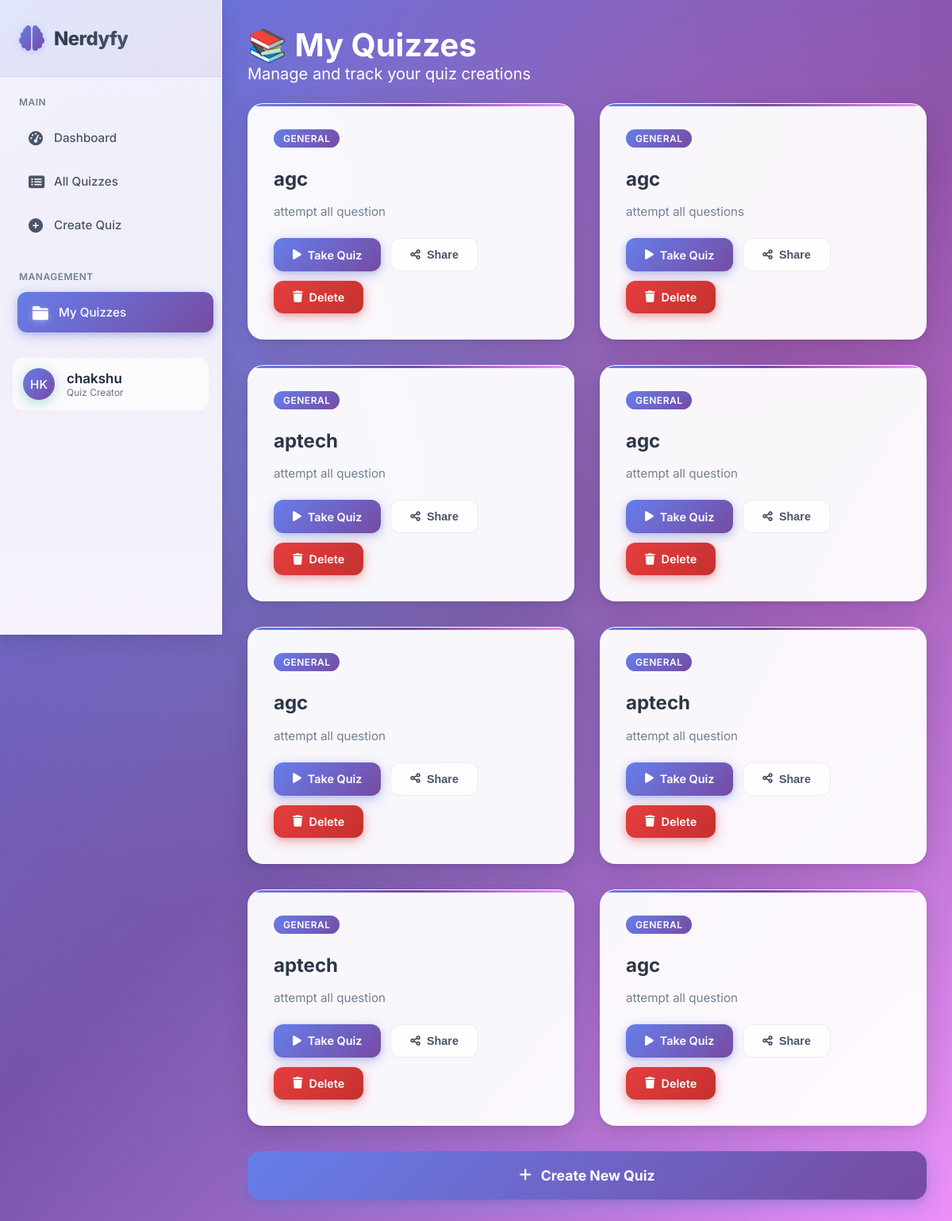
The app's page /myquiz/ (signed in) with its own data.
### quizapp/models.py (models this page shows)
class Quiz(models.Model):
    title = models.CharField(max_length=400)
    description = models.CharField(max_length=1000)
    totalquestions = models.IntegerField()
    time = models.IntegerField()
    created_at = models.DateTimeField(auto_now_add=True)
    created_by = models.ForeignKey(User, on_delete=models.CASCADE, default=1, null=True, blank=True)

### quizapp/views.py (the view)
# urls.py: path('myquiz/',myquizzes_view,name= 'myquiz'),
def myquizzes_view(request):
    quizzes = Quiz.objects.filter(created_by=request.user)
    return render(request,'myquizes.html',{'quizzes':quizzes})

### template/myquizes.html (shortened to what this page needs)
<!DOCTYPE html>
<html lang="en">
<head>
    <link href="https://cdnjs.cloudflare.com/ajax/libs/font-awesome/6.0.0/css/all.min.css" rel="stylesheet">
</head>
<body>
    <div class="dashboard-container">
        <aside class="sidebar">
            <div class="sidebar-header">
                <div class="logo">
                    <i class="fas fa-brain"></i>
                    <h2>Nerdyfy</h2>
                </div>
            </div>
            <nav class="nav-menu">
                <div class="nav-section">
                    <div class="nav-section-title">Main</div>
                    <div class="nav-item">
                        <a href="{% url 'dashboard' %}" class="nav-link">
                            <i class="fas fa-tachometer-alt"></i>
                            Dashboard
                        </a>
                    </div>
                    <div class="nav-item">
                        <a href="{% url 'allquiz' %}" class="nav-link">
                            <i class="fas fa-list-alt"></i>
                            All Quizzes
                        </a>
                    </div>
                    <div class="nav-item">
                        <a href="{% url 'quizform' %}" class="nav-link">
                            <i class="fas fa-plus-circle"></i>
                            Create Quiz
                        </a>
                    </div>
                </div>
                <div class="nav-section">
                    <div class="nav-section-title">Management</div>
                    <div class="nav-item">
                        <a href="{% url 'myquiz' %}" class="nav-link active">
                            <i class="fas fa-folder"></i>
                            My Quizzes
                        </a>
                    </div>
                </div>
               <div class="nav-item">
                  <a href="/profile" class="user-profile">
                    <div class="user-avatar">HK</div>
                    <div class="user-info">
                      <div class="user-name">{{ user }}</div>
                      <div class="user-role">Quiz Creator</div>
                    </div>
                  </a>
                </div>
            </nav>
        </aside>
        <main class="main-content">
            <div class="container">
                        <div class="content">
                            <h1>📚 My Quizzes</h1>
                            <p>Manage and track your quiz creations</p>
                    </div>
                </div>
                {% if quizzes %}
                    <div class="quiz-grid">
                        {% for quiz in quizzes %}
                            <div class="quiz-card">
                                <div class="quiz-header">
                                    <span class="quiz-category">{{ quiz.category|default:"General" }}</span>
                                </div>
                                <div class="quiz-title">{{ quiz.title }}</div>
                                <div class="quiz-info">{{ quiz.description|default:"No description provided" }}</div>
                                <div class="quiz-actions">
                                    <a href="{% url 'takequiz' quiz.id %}" class="btn btn-primary">
                                        <i class="fas fa-play"></i>
                                        Take Quiz
                                    </a>
                                    <button class="btn btn-secondary" onclick="shareQuiz('{{ quiz.id }}')">
                                        <i class="fas fa-share-alt"></i>
                                        Share
                                    </button>
                                    <a href="{% url 'deletequiz' quiz.id %}"
                                       onclick="return confirm('Are you sure you want to delete this quiz?');"
                                       class="btn btn-danger">
                                        <i class="fas fa-trash"></i>
                                        Delete
                                    </a>
                                </div>
                            </div>
                        {% endfor %}
                    </div>
                {% else %}
                    <div class="empty-state">
                        <i class="fas fa-clipboard-list empty-icon"></i>
                        <h3>No Quizzes Yet</h3>
                        <p>You haven't created any quizzes yet. Start building your first quiz to engage your audience!</p>
                    </div>
                {% endif %}
                <a href="{% url 'quizform' %}" class="create-btn">
                    <i class="fas fa-plus"></i>
                    Create New Quiz
                </a>
            </div>
</body>
</html>

### records on screen
Quiz: category "GENERAL", title "agc", description "attempt all question"
Quiz: category "GENERAL", title "agc", description "attempt all questions"
Quiz: category "GENERAL", title "aptech", description "attempt all question"
Quiz: category "GENERAL", title "agc", description "attempt all question"
Quiz: category "GENERAL", title "agc", description "attempt all question"
Quiz: category "GENERAL", title "aptech", description "attempt all question"
Quiz: category "GENERAL", title "aptech", description "attempt all question"
Quiz: category "GENERAL", title "agc", description "attempt all question"

### other values on screen
{{ user }} "chakshu"
